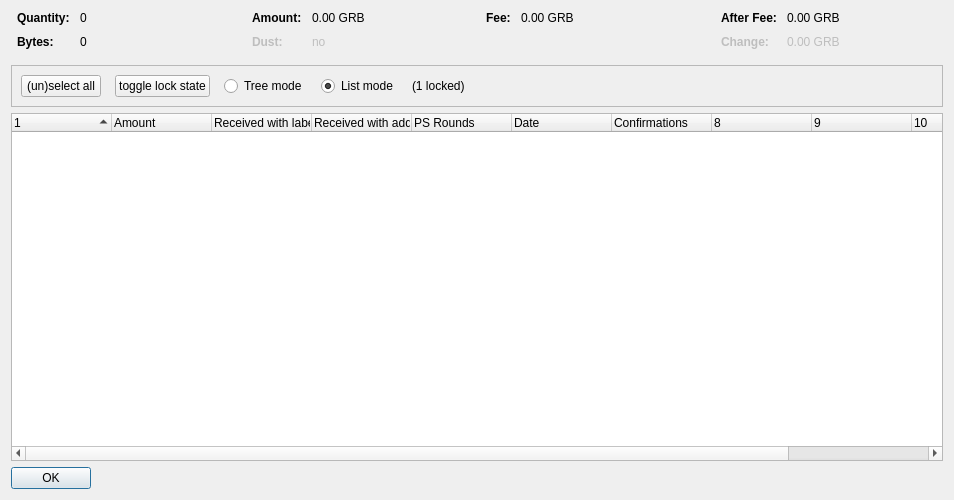
<?xml version="1.0" encoding="UTF-8"?>
<ui version="4.0">
 <class>CoinControlDialog</class>
 <widget class="QDialog" name="CoinControlDialog">
  <property name="geometry">
   <rect>
    <x>0</x>
    <y>0</y>
    <width>954</width>
    <height>500</height>
   </rect>
  </property>
  <property name="windowTitle">
   <string>Coin Selection</string>
  </property>
  <layout class="QVBoxLayout" name="verticalLayout">
   <item>
    <layout class="QHBoxLayout" name="horizontalLayoutTop" stretch="0,0,0,0">
     <property name="topMargin">
      <number>0</number>
     </property>
     <property name="bottomMargin">
      <number>10</number>
     </property>
     <item>
      <layout class="QFormLayout" name="formLayoutCoinControl1">
       <property name="horizontalSpacing">
        <number>10</number>
       </property>
       <property name="verticalSpacing">
        <number>10</number>
       </property>
       <property name="leftMargin">
        <number>6</number>
       </property>
       <property name="rightMargin">
        <number>6</number>
       </property>
       <item row="0" column="0">
        <widget class="QLabel" name="labelCoinControlQuantityText">
         <property name="font">
          <font>
           <weight>75</weight>
           <bold>true</bold>
          </font>
         </property>
         <property name="text">
          <string>Quantity:</string>
         </property>
        </widget>
       </item>
       <item row="0" column="1">
        <widget class="QLabel" name="labelCoinControlQuantity">
         <property name="cursor">
          <cursorShape>IBeamCursor</cursorShape>
         </property>
         <property name="contextMenuPolicy">
          <enum>Qt::ActionsContextMenu</enum>
         </property>
         <property name="text">
          <string notr="true">0</string>
         </property>
         <property name="textInteractionFlags">
          <set>Qt::LinksAccessibleByMouse|Qt::TextSelectableByKeyboard|Qt::TextSelectableByMouse</set>
         </property>
        </widget>
       </item>
       <item row="1" column="0">
        <widget class="QLabel" name="labelCoinControlBytesText">
         <property name="font">
          <font>
           <weight>75</weight>
           <bold>true</bold>
          </font>
         </property>
         <property name="text">
          <string>Bytes:</string>
         </property>
        </widget>
       </item>
       <item row="1" column="1">
        <widget class="QLabel" name="labelCoinControlBytes">
         <property name="cursor">
          <cursorShape>IBeamCursor</cursorShape>
         </property>
         <property name="contextMenuPolicy">
          <enum>Qt::ActionsContextMenu</enum>
         </property>
         <property name="text">
          <string notr="true">0</string>
         </property>
         <property name="textInteractionFlags">
          <set>Qt::LinksAccessibleByMouse|Qt::TextSelectableByKeyboard|Qt::TextSelectableByMouse</set>
         </property>
        </widget>
       </item>
      </layout>
     </item>
     <item>
      <layout class="QFormLayout" name="formLayoutCoinControl2">
       <property name="horizontalSpacing">
        <number>10</number>
       </property>
       <property name="verticalSpacing">
        <number>10</number>
       </property>
       <property name="leftMargin">
        <number>6</number>
       </property>
       <property name="rightMargin">
        <number>6</number>
       </property>
       <item row="0" column="0">
        <widget class="QLabel" name="labelCoinControlAmountText">
         <property name="font">
          <font>
           <weight>75</weight>
           <bold>true</bold>
          </font>
         </property>
         <property name="text">
          <string>Amount:</string>
         </property>
        </widget>
       </item>
       <item row="0" column="1">
        <widget class="QLabel" name="labelCoinControlAmount">
         <property name="cursor">
          <cursorShape>IBeamCursor</cursorShape>
         </property>
         <property name="contextMenuPolicy">
          <enum>Qt::ActionsContextMenu</enum>
         </property>
         <property name="text">
          <string notr="true">0.00 GRB</string>
         </property>
         <property name="textInteractionFlags">
          <set>Qt::LinksAccessibleByMouse|Qt::TextSelectableByKeyboard|Qt::TextSelectableByMouse</set>
         </property>
        </widget>
       </item>
       <item row="1" column="0">
        <widget class="QLabel" name="labelCoinControlLowOutputText">
         <property name="enabled">
          <bool>false</bool>
         </property>
         <property name="font">
          <font>
           <weight>75</weight>
           <bold>true</bold>
          </font>
         </property>
         <property name="text">
          <string>Dust:</string>
         </property>
        </widget>
       </item>
       <item row="1" column="1">
        <widget class="QLabel" name="labelCoinControlLowOutput">
         <property name="enabled">
          <bool>false</bool>
         </property>
         <property name="cursor">
          <cursorShape>IBeamCursor</cursorShape>
         </property>
         <property name="contextMenuPolicy">
          <enum>Qt::ActionsContextMenu</enum>
         </property>
         <property name="text">
          <string notr="true">no</string>
         </property>
         <property name="textInteractionFlags">
          <set>Qt::LinksAccessibleByMouse|Qt::TextSelectableByKeyboard|Qt::TextSelectableByMouse</set>
         </property>
        </widget>
       </item>
      </layout>
     </item>
     <item>
      <layout class="QFormLayout" name="formLayoutCoinControl3">
       <property name="horizontalSpacing">
        <number>10</number>
       </property>
       <property name="verticalSpacing">
        <number>10</number>
       </property>
       <property name="leftMargin">
        <number>6</number>
       </property>
       <property name="rightMargin">
        <number>6</number>
       </property>
       <item row="0" column="0">
        <widget class="QLabel" name="labelCoinControlFeeText">
         <property name="font">
          <font>
           <weight>75</weight>
           <bold>true</bold>
          </font>
         </property>
         <property name="text">
          <string>Fee:</string>
         </property>
        </widget>
       </item>
       <item row="0" column="1">
        <widget class="QLabel" name="labelCoinControlFee">
         <property name="cursor">
          <cursorShape>IBeamCursor</cursorShape>
         </property>
         <property name="contextMenuPolicy">
          <enum>Qt::ActionsContextMenu</enum>
         </property>
         <property name="text">
          <string notr="true">0.00 GRB</string>
         </property>
         <property name="textInteractionFlags">
          <set>Qt::LinksAccessibleByMouse|Qt::TextSelectableByKeyboard|Qt::TextSelectableByMouse</set>
         </property>
        </widget>
       </item>
      </layout>
     </item>
     <item>
      <layout class="QFormLayout" name="formLayoutCoinControl4">
       <property name="horizontalSpacing">
        <number>10</number>
       </property>
       <property name="verticalSpacing">
        <number>10</number>
       </property>
       <property name="leftMargin">
        <number>6</number>
       </property>
       <property name="rightMargin">
        <number>6</number>
       </property>
       <item row="0" column="0">
        <widget class="QLabel" name="labelCoinControlAfterFeeText">
         <property name="font">
          <font>
           <weight>75</weight>
           <bold>true</bold>
          </font>
         </property>
         <property name="text">
          <string>After Fee:</string>
         </property>
        </widget>
       </item>
       <item row="0" column="1">
        <widget class="QLabel" name="labelCoinControlAfterFee">
         <property name="cursor">
          <cursorShape>IBeamCursor</cursorShape>
         </property>
         <property name="contextMenuPolicy">
          <enum>Qt::ActionsContextMenu</enum>
         </property>
         <property name="text">
          <string notr="true">0.00 GRB</string>
         </property>
         <property name="textInteractionFlags">
          <set>Qt::LinksAccessibleByMouse|Qt::TextSelectableByKeyboard|Qt::TextSelectableByMouse</set>
         </property>
        </widget>
       </item>
       <item row="1" column="0">
        <widget class="QLabel" name="labelCoinControlChangeText">
         <property name="enabled">
          <bool>false</bool>
         </property>
         <property name="font">
          <font>
           <weight>75</weight>
           <bold>true</bold>
          </font>
         </property>
         <property name="text">
          <string>Change:</string>
         </property>
        </widget>
       </item>
       <item row="1" column="1">
        <widget class="QLabel" name="labelCoinControlChange">
         <property name="enabled">
          <bool>false</bool>
         </property>
         <property name="cursor">
          <cursorShape>IBeamCursor</cursorShape>
         </property>
         <property name="contextMenuPolicy">
          <enum>Qt::ActionsContextMenu</enum>
         </property>
         <property name="text">
          <string notr="true">0.00 GRB</string>
         </property>
         <property name="textInteractionFlags">
          <set>Qt::LinksAccessibleByMouse|Qt::TextSelectableByKeyboard|Qt::TextSelectableByMouse</set>
         </property>
        </widget>
       </item>
      </layout>
     </item>
    </layout>
   </item>
   <item>
    <widget class="QFrame" name="frame">
     <property name="minimumSize">
      <size>
       <width>0</width>
       <height>40</height>
      </size>
     </property>
     <property name="frameShape">
      <enum>QFrame::StyledPanel</enum>
     </property>
     <property name="frameShadow">
      <enum>QFrame::Sunken</enum>
     </property>
     <layout class="QHBoxLayout" name="horizontalLayout">
      <item>
       <layout class="QHBoxLayout" name="horizontalLayoutPanel" stretch="0,0,0,0,0,0">
        <property name="spacing">
         <number>14</number>
        </property>
        <item>
         <widget class="QPushButton" name="pushButtonSelectAll">
          <property name="sizePolicy">
           <sizepolicy hsizetype="Maximum" vsizetype="Fixed">
            <horstretch>0</horstretch>
            <verstretch>0</verstretch>
           </sizepolicy>
          </property>
          <property name="text">
           <string>(un)select all</string>
          </property>
          <property name="autoDefault">
           <bool>false</bool>
          </property>
         </widget>
        </item>
        <item>
         <widget class="QPushButton" name="pushButtonToggleLock">
          <property name="sizePolicy">
           <sizepolicy hsizetype="Maximum" vsizetype="Fixed">
            <horstretch>0</horstretch>
            <verstretch>0</verstretch>
           </sizepolicy>
          </property>
          <property name="text">
           <string>toggle lock state</string>
          </property>
          <property name="autoDefault">
           <bool>false</bool>
          </property>
         </widget>
        </item>
        <item>
         <widget class="QRadioButton" name="radioTreeMode">
          <property name="sizePolicy">
           <sizepolicy hsizetype="Maximum" vsizetype="Fixed">
            <horstretch>0</horstretch>
            <verstretch>0</verstretch>
           </sizepolicy>
          </property>
          <property name="text">
           <string>Tree mode</string>
          </property>
         </widget>
        </item>
        <item>
         <widget class="QRadioButton" name="radioListMode">
          <property name="sizePolicy">
           <sizepolicy hsizetype="Maximum" vsizetype="Fixed">
            <horstretch>0</horstretch>
            <verstretch>0</verstretch>
           </sizepolicy>
          </property>
          <property name="text">
           <string>List mode</string>
          </property>
          <property name="checked">
           <bool>true</bool>
          </property>
         </widget>
        </item>
        <item>
         <widget class="QLabel" name="labelLocked">
          <property name="text">
           <string>(1 locked)</string>
          </property>
         </widget>
        </item>
        <item>
         <spacer name="horizontalSpacer">
          <property name="orientation">
           <enum>Qt::Horizontal</enum>
          </property>
          <property name="sizeHint" stdset="0">
           <size>
            <width>40</width>
            <height>20</height>
           </size>
          </property>
         </spacer>
        </item>
       </layout>
      </item>
     </layout>
    </widget>
   </item>
   <item>
    <widget class="CoinControlTreeWidget" name="treeWidget">
     <property name="contextMenuPolicy">
      <enum>Qt::CustomContextMenu</enum>
     </property>
     <property name="sortingEnabled">
      <bool>false</bool>
     </property>
     <property name="columnCount">
      <number>11</number>
     </property>
     <attribute name="headerShowSortIndicator" stdset="0">
      <bool>true</bool>
     </attribute>
     <attribute name="headerStretchLastSection">
      <bool>false</bool>
     </attribute>
     <column>
      <property name="text">
       <string/>
      </property>
     </column>
     <column>
      <property name="text">
       <string>Amount</string>
      </property>
     </column>
     <column>
      <property name="text">
       <string>Received with label</string>
      </property>
     </column>
     <column>
      <property name="text">
       <string>Received with address</string>
      </property>
     </column>
     <column>
      <property name="text">
       <string>PS Rounds</string>
      </property>
     </column>
     <column>
      <property name="text">
       <string>Date</string>
      </property>
     </column>
     <column>
      <property name="text">
       <string>Confirmations</string>
      </property>
      <property name="toolTip">
       <string>Confirmed</string>
      </property>
     </column>
     <column>
      <property name="text">
       <string/>
      </property>
     </column>
     <column>
      <property name="text">
       <string/>
      </property>
     </column>
     <column>
      <property name="text">
       <string/>
      </property>
     </column>
     <column>
      <property name="text">
       <string/>
      </property>
     </column>
    </widget>
   </item>
   <item>
    <widget class="QDialogButtonBox" name="buttonBox">
     <property name="sizePolicy">
      <sizepolicy hsizetype="Maximum" vsizetype="Fixed">
       <horstretch>0</horstretch>
       <verstretch>0</verstretch>
      </sizepolicy>
     </property>
     <property name="orientation">
      <enum>Qt::Horizontal</enum>
     </property>
     <property name="standardButtons">
      <set>QDialogButtonBox::Ok</set>
     </property>
    </widget>
   </item>
  </layout>
 </widget>
 <customwidgets>
  <customwidget>
   <class>CoinControlTreeWidget</class>
   <extends>QTreeWidget</extends>
   <header>coincontroltreewidget.h</header>
  </customwidget>
 </customwidgets>
 <resources/>
 <connections/>
</ui>
